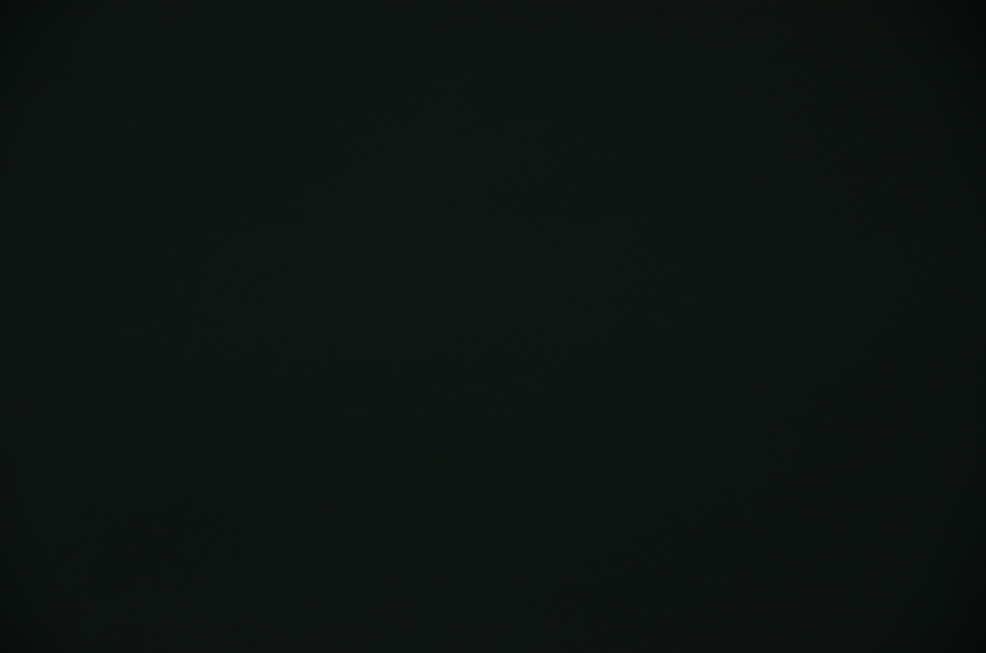
#> input picture CalibImages/0.JPG, 4928 x 3264 px (shown at 1/5 size); its folder holds only this picture in this run
$ jupyter execute --allow-errors RadiometryCalibration.ipynb
#> lines starting #> are read from the running program, lines starting #| are printed output that depends on the picture
# Part 1: Camera radiometric calibration

* It is very likely that a camera will not produce a linear response when shooting JPEG. This means that there will be a non-linear mapping between the recorded data output brightness $B$ (the pixel values to work with) and exposute time $T$. I cannot measure $B$ directly; instead, the camera gives me a value $B'=f(B)$, where $f(B)$ is an unknown non-linear function, which changes from camera to camera

* For HDR to work well, I need to reverse-engineer the function $f$ and invert it, obtaining an approximation of the true (linear) brightness $B=f^{-1}(B')$. This is called radiometric calibration

* I will make a first order approximation that $B’=f(B)=B_1/g$ for some unknown value $g$, and find $g$ using linear regression. From there I can retrieve the brightness $B=(B')g$ which is linear with $T$

[cell 1]
import glob
import numpy as np
import cv2
from PIL import Image
from sklearn import datasets, linear_model
import matplotlib.pyplot as plt

# Read the calibration images from folder CalibImages
filelist = glob.glob("./CalibImages/*.JPG")
filelist

### Create a 100x100 window in the center of the image for sampling

[cell 2]
width = np.shape(cv2.imread(filelist[0]))[0]
#> width = 3264
length = np.shape(cv2.imread(filelist[0]))[1]
#> length = 4928

s_wi_start = int((width - 100)/2)
#> s_wi_start = 1582
s_len_start = int((length - 100)/2)
#> s_len_start = 2414

### Shutter speed extracted from the images' EXIF, stored in speed_arr

[cell 3]
def shutter_speed(filelist):
    speed_arr = []
    for file in filelist:### Create a 100x100 window in the center of the image for sampling
        exif_data = Image.open(file)._getexif()
#> exif_data = 54 items
        speed = float(10/exif_data[33434][1])
        speed_arr.append(speed)
    return speed_arr
#> (the rest of this cell did not finish here and is left out)

### Read the 14 calibration images, store all red, green, blue values separate channels (red_arr, green_arr, blue_arr each has size 100x100x14)

[cell 4]
def channels(filelist):
    count = 0
#     red_arr = []
#     green_arr = []
#     blue_arr = []
    for file in filelist:
        img = cv2.imread(file)
#> img is the input picture: shape (3264, 4928, 3); mean B, G, R 16.8, 20, 13.1

        if count == 0:
            red_arr = img[s_wi_start:s_wi_start + 100, s_len_start:s_len_start + 100, 0]
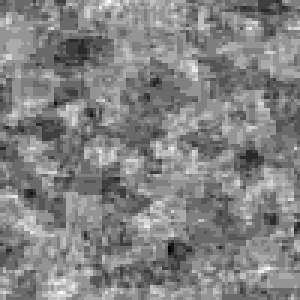
#> red_arr: shape (100, 100) (shown 3 times larger); min 12, max 24, mean 18.2; drawn with min black and max white
            green_arr = img[s_wi_start:s_wi_start + 100, s_len_start:s_len_start + 100, 1]
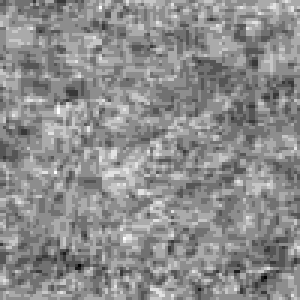
#> green_arr: shape (100, 100) (shown 3 times larger); min 17, max 26, mean 22; drawn with min black and max white
            blue_arr = img[s_wi_start:s_wi_start + 100, s_len_start:s_len_start + 100, 2]
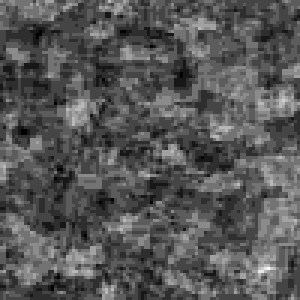
#> blue_arr: shape (100, 100) (shown 3 times larger); min 10, max 21, mean 13.7; drawn with min black and max white
        else:
            red = img[s_wi_start:s_wi_start + 100, s_len_start:s_len_start + 100, 0]
            green = img[s_wi_start:s_wi_start + 100, s_len_start:s_len_start + 100, 1]
            blue = img[s_wi_start:s_wi_start + 100, s_len_start:s_len_start + 100, 2]

            red_arr = np.dstack((red_arr, red))
            green_arr = np.dstack((green_arr, green))
            blue_arr = np.dstack((blue_arr, blue))
        count += 1
    return red_arr, green_arr, blue_arr
red_arr, green_arr, blue_arr = channels(filelist)
# plt.imshow(img_crop)
# plt.show()

### Take the log of the mean of the red, green, blue_arr obtained above

[cell 5]
red_mean = np.mean(red_arr, axis = (0,1))
#> red_mean = 18.16
green_mean = np.mean(green_arr, axis = (0,1))
#> green_mean = 21.97
blue_mean = np.mean(blue_arr, axis = (0,1))
#> blue_mean = 13.75

log_red = np.log(red_mean)
#> log_red = 2.9
log_green = np.log(green_mean)
#> log_green = 3.09
log_blue = np.log(blue_mean)
#> log_blue = 2.62

$ run again, on CalibImages/1.JPG
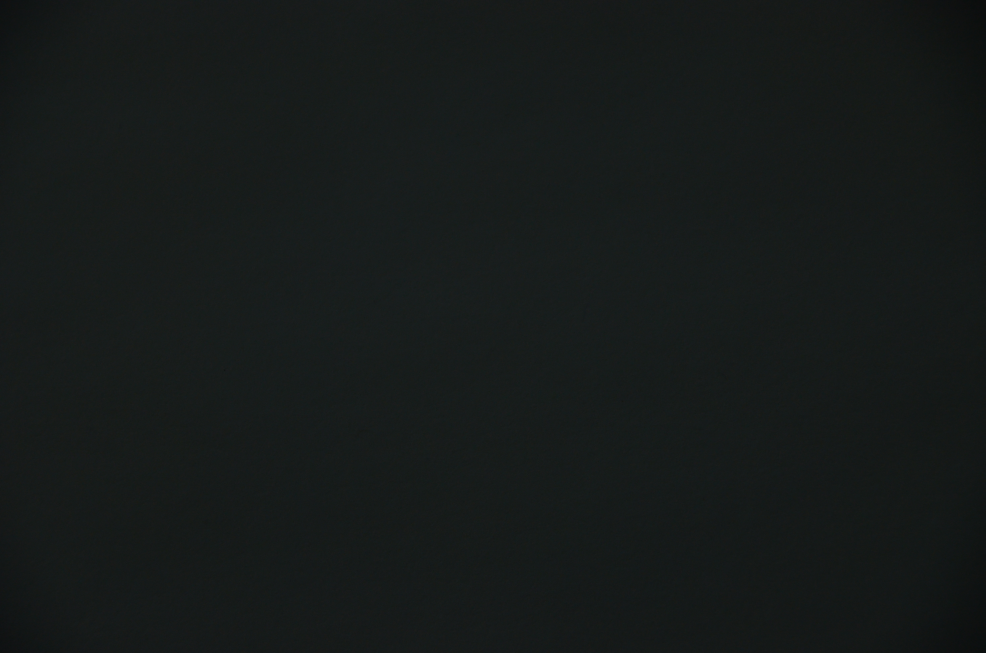
#> input picture CalibImages/1.JPG, 4928 x 3264 px (shown at 1/5 size)
#> width = 3264
#> length = 4928
#> s_wi_start = 1582
#> s_len_start = 2414
#> exif_data = 54 items
#> in channels, img is the input picture: shape (3264, 4928, 3); mean B, G, R 25.8, 26.7, 22.4
#> in channels, `green_arr = img[s_wi_start:s_wi_start + 100, s_len_start:s_len_start +..`:
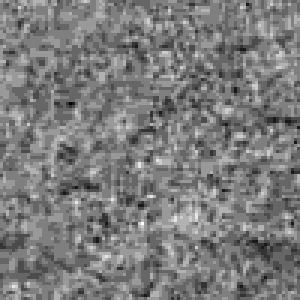
#> green_arr: shape (100, 100) (shown 3 times larger); min 24, max 34, mean 28.8; drawn with min black and max white
#> in channels, `blue_arr = img[s_wi_start:s_wi_start + 100, s_len_start:s_len_start + ..`:
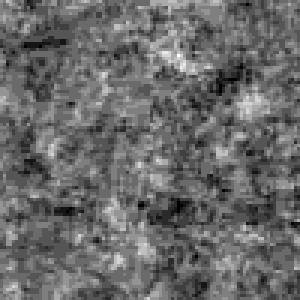
#> blue_arr: shape (100, 100) (shown 3 times larger); min 19, max 31, mean 24; drawn with min black and max white
#> red_mean = 27.99
#> green_mean = 28.85
#> blue_mean = 23.96
#> log_red = 3.33
#> log_green = 3.36
#> log_blue = 3.18
